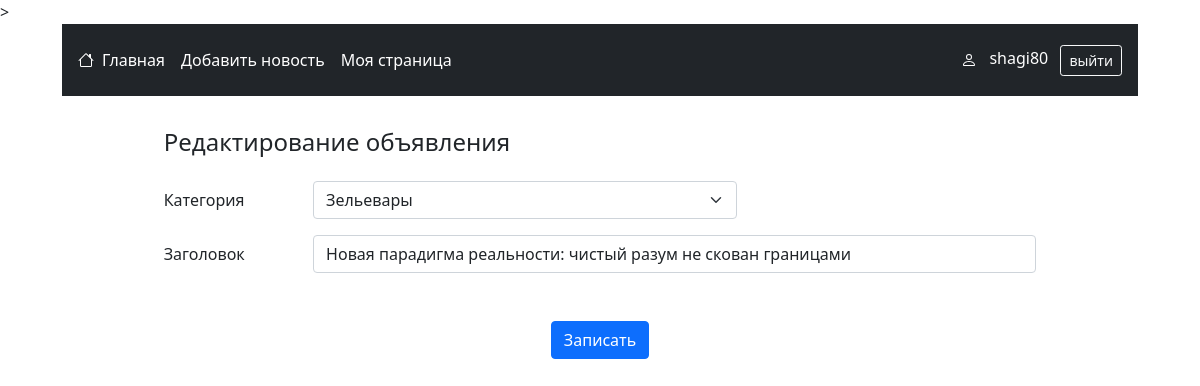
The page /update/13 (signed in) on the database its author committed.
### advert/models.py (models this page shows, shortened)
class Advert(models.Model):
    category = models.CharField(choices=CATEGORY_CHOICES, max_length=50,
                                null=False, blank=False, verbose_name='Категория')
    title = models.CharField(max_length=255, null=False, blank=False,
                             verbose_name='Заголовок объявления')
    text = tinymce_models.HTMLField(max_length=4000, null=False, blank=False,
                                    verbose_name='Текст объявления')
    created_at = models.DateTimeField(auto_now_add=True,
                                      verbose_name='Время создания объявления')
    author = models.ForeignKey(User, on_delete=models.CASCADE, null=False,
                               blank=False, verbose_name='Автор объявления')
    class Meta:
        verbose_name = "Объявление"
        verbose_name_plural = "Объявления"
        ordering = ['-created_at']

### advert/views.py (the view)
# urls.py: path('update/<int:pk>', UpdateAdvert.as_view(), name = 'update_advert'),
class UpdateAdvert(EditAdvert, UserPassesTestMixin, UpdateView):
    extra_context = {'title': 'Редактирование объявления'}
    success_message = 'Объявление успешно изменено !'
    def get_object(self, **kwargs):
        return get_object_or_404(Advert, pk=self.kwargs.get('pk'))
    def test_func(self):
        return self.request.user == self.get_object().author

### advert/forms.py
class AdvertForm(forms.ModelForm):
    class Meta():
        model = Advert
        fields = ( 'category', 'title', 'text', 'author')
        widgets = {
            'category': forms.Select(attrs={'class': 'form-select'}),
            'title': forms.TextInput(attrs={'class': 'form-control', 'placeholder': "Введите заголовок новости ..."}),
            'text': TinyMCE(),
            'author': forms.HiddenInput(),
        }
    def __init__(self,  *args, author=None, **kwargs):
        super(AdvertForm, self).__init__(*args, **kwargs)
        if author:
            self.initial['author'] = author

### advert/templates/advert/edit_advert.html (shortened to what this page needs)
{% extends 'layout.html' %}
{% load static %}
{% block content %}
    <main class="container">
        <div class='row justify-content-center'>
            <form method="POST" class='col-md-10'>
                <h4 class="my-4">{{ title }}</h4>
                <div class="row mb-3">
                    <label class="col-sm-2 col-form-label">Категория</label>
                    <div class="col-sm-6">
                    {{ form.category }}
                    </div>
                </div>
                <div class="row mb-3">
                    <label class="col-sm-2 col-form-label">Заголовок</label>
                    <div class="col-sm-10">
                    {{ form.title }}
                    </div>
                </div>
                <div class="container mt-5 d-flex justify-content-center gap-2">
                    <button type="submit" class="btn btn-primary">Записать</button>
                </div>
            </form>
        </div>
    </main>
{% endblock content %}

### templates/layout.html (shortened to what this page needs)
<!doctype html>
<html lang="ru">
  <head>
    <link href="https://cdn.jsdelivr.net/npm/bootstrap@5.0.2/dist/css/bootstrap.min.css" rel="stylesheet">>
  </head>
  <body>
    <main class="container col-11">
        <nav class="navbar sticky-top p-3 bg-dark text-white">
          <div class="col col-lg-auto d-flex flex-wrap align-items-center justify-content-center justify-content-lg-start">
            <a href="/" class="d-flex align-items-center mb-2 mb-lg-0 text-white text-decoration-none">
            </a>
            <ul class="nav col-lg-auto me-lg-auto mb-2 justify-content-center mb-md-0">
              <li><a href="/" class="nav-link px-2 text-white">Главная</a></li>
              {% if request.user.is_authenticated %}
                <li><a href="{% url 'create_adver' %}" class="nav-link px-2 text-white">Добавить новость</a></li>
                <li><a href="{% url 'user_page' %}" class="nav-link px-2 text-white">Моя страница</a></li>
              {% endif %}
            </ul>
          </div>
          <div class='col-12 col-lg-auto text-center'>
            {% if request.user.is_authenticated %}
              <div>
                <span class='mx-2'>{{ request.user.username }}</span>
                <a href="/accounts/logout/" role="button" class="btn btn-outline-light btn-sm">выйти</a>
              </div>
            {% else %}
              <div class="col">
                <a href="/accounts/login/" role="button" class="btn btn-outline-light btn-sm mx-2">войти</a>
              </div>
            {% endif %}
          </div>
        </nav>
        {% block content %}
        {% endblock content %}
    </main>
  </body>
</html>

### rows shown on the page
Advert: category "Зельевары", title "Новая парадигма реальности: чистый разум не скован границами"

### other values the page prints
{{ request.user.username }} "shagi80"
{{ title }} "Редактирование объявления"
